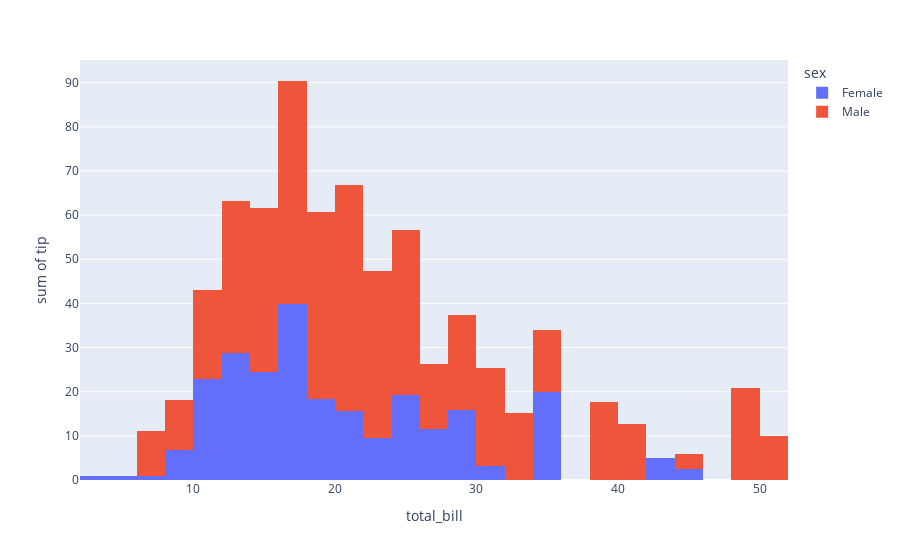

Notebook code cell kept with this figure:
### Code cell
df = px.data.tips()
fig = px.histogram(
    df, x="total_bill", y="tip", color="sex", 
    hover_data=df.columns
)
fig.show()

### Figure 1 — Plotly figure (JSON) as saved in the notebook; plotly's stock layout.template omitted (floating-point values rounded to 4 significant figures; data arrays with more than 128 entries replaced by an {"elided": "..."} marker saying what was removed)
{"data": [{"alignmentgroup": "True", "bingroup": "x", "histfunc": "sum", "hovertemplate": "sex=Female<br>total_bill=%{x}<br>sum of tip=%{y}<extra></extra>", "legendgroup": "Female", "marker": {"color": "#636efa", "pattern": {"shape": ""}}, "name": "Female", "offsetgroup": "Female", "orientation": "v", "showlegend": true, "type": "histogram", "x": [16.99, 24.59, 35.26, 14.83, 10.33, 16.97, 20.29, 15.77, 19.65, 15.06, 20.69, 16.93, 10.29, 34.81, 26.41, 16.45, 3.07, 17.07, 26.86, 25.28, 14.73, 10.07, 34.83, 5.75, 16.32, 22.75, 11.35, 15.38, 44.3, 22.42, 20.92, 14.31, 7.25, 25.71, 17.31, 10.65, 12.43, 24.08, 13.42, 12.48, 29.8, 14.52, 11.38, 20.27, 11.17, 12.26, 18.26, 8.51, 10.33, 14.15, 13.16, 17.47, 27.05, 16.43, 8.35, 18.64, 11.87, 29.85, 25, 13.39, 16.21, 17.51, 10.59, 10.63, 9.6, 20.9, 18.15, 19.81, 43.11, 13, 12.74, 13, 16.4, 16.47, 12.76, 13.27, 28.17, 12.9, 30.14, 13.42, 15.98, 16.27, 10.09, 22.12, 35.83, 27.18, 18.78], "xaxis": "x", "y": [1.01, 3.61, 5, 3.02, 1.67, 3.5, 2.75, 2.23, 3, 3, 2.45, 3.07, 2.6, 5.2, 1.5, 2.47, 1, 3, 3.14, 5, 2.2, 1.83, 5.17, 1, 4.3, 3.25, 2.5, 3, 2.5, 3.48, 4.08, 4, 1, 4, 3.5, 1.5, 1.8, 2.92, 1.68, 2.52, 4.2, 2, 2, 2.83, 1.5, 2, 3.25, 1.25, 2, 2, 2.75, 3.5, 5, 2.3, 1.5, 1.36, 1.63, 5.14, 3.75, 2.61, 2, 3, 1.61, 2, 4, 3.5, 3.5, 4.19, 5, 2, 2.01, 2, 2.5, 3.23, 2.23, 2.5, 6.5, 1.1, 3.09, 3.48, 3, 2.5, 2, 2.88, 4.67, 2, 3], "yaxis": "y"}, {"alignmentgroup": "True", "bingroup": "x", "histfunc": "sum", "hovertemplate": "sex=Male<br>total_bill=%{x}<br>sum of tip=%{y}<extra></extra>", "legendgroup": "Male", "marker": {"color": "#EF553B", "pattern": {"shape": ""}}, "name": "Male", "offsetgroup": "Male", "orientation": "v", "showlegend": true, "type": "histogram", "x": {"elided": "157 float values"}, "xaxis": "x", "y": {"elided": "157 float values"}, "yaxis": "y"}], "layout": {"barmode": "relative", "legend": {"title": {"text": "sex"}, "tracegroupgap": 0}, "margin": {"t": 60}, "xaxis": {"anchor": "y", "domain": [0, 1], "title": {"text": "total_bill"}}, "yaxis": {"anchor": "x", "domain": [0, 1], "title": {"text": "sum of tip"}}}}
